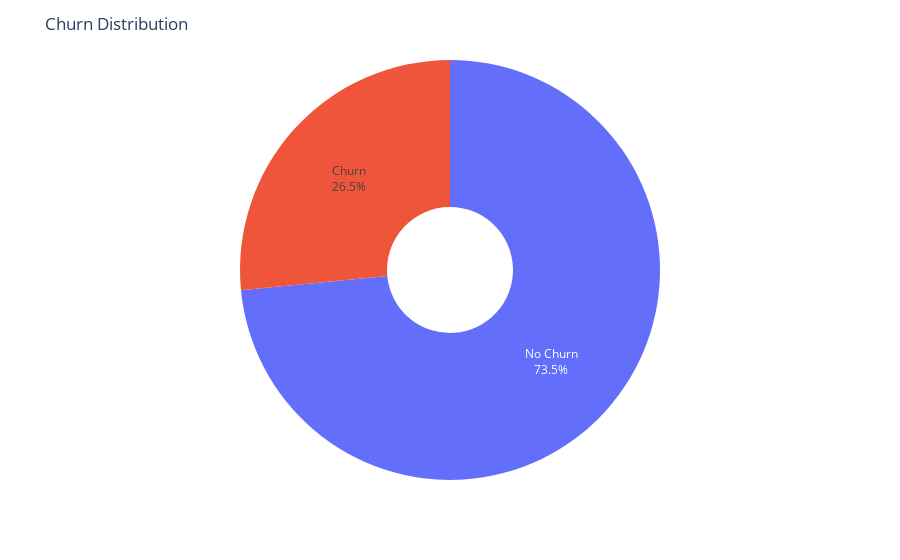

The notebook cell saved with this chart:
### Code cell
plot_churn_distribution(df)

### Figure 1 — Plotly figure (JSON) as saved in the notebook; plotly's stock layout.template omitted (floating-point values rounded to 4 significant figures)
{"data": [{"domain": {"x": [0, 1], "y": [0, 1]}, "hole": 0.3, "hovertemplate": "label=%{label}<br>value=%{value}<extra></extra>", "labels": ["No Churn", "Churn"], "legendgroup": "", "name": "", "showlegend": true, "textinfo": "label+percent", "textposition": "inside", "type": "pie", "values": [73.46, 26.54]}], "layout": {"legend": {"tracegroupgap": 0}, "margin": {"t": 60}, "showlegend": false, "title": {"text": "Churn Distribution"}}}
